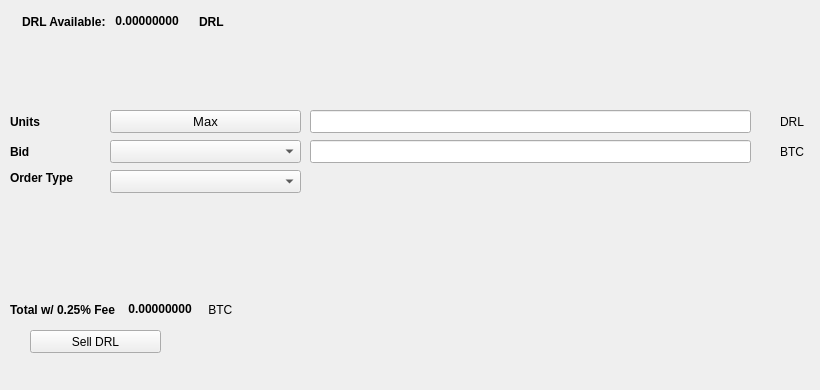
   <widget class="QWidget" name="SellTab">
    <attribute name="title">
     <string>Sell</string>
    </attribute>
    <widget class="QLabel" name="label_16">
     <property name="geometry">
      <rect>
       <x>780</x>
       <y>140</y>
       <width>31</width>
       <height>23</height>
      </rect>
     </property>
     <property name="text">
      <string>BTC</string>
     </property>
    </widget>
    <widget class="QComboBox" name="SellBidcomboBox">
     <property name="geometry">
      <rect>
       <x>110</x>
       <y>140</y>
       <width>191</width>
       <height>23</height>
      </rect>
     </property>
     <property name="font">
      <font>
       <pointsize>10</pointsize>
      </font>
     </property>
    </widget>
    <widget class="QLabel" name="label_18">
     <property name="geometry">
      <rect>
       <x>10</x>
       <y>110</y>
       <width>46</width>
       <height>23</height>
      </rect>
     </property>
     <property name="font">
      <font>
       <weight>75</weight>
       <bold>true</bold>
      </font>
     </property>
     <property name="text">
      <string>Units</string>
     </property>
    </widget>
    <widget class="QPushButton" name="Sell_Max_Amount">
     <property name="geometry">
      <rect>
       <x>110</x>
       <y>110</y>
       <width>191</width>
       <height>23</height>
      </rect>
     </property>
     <property name="font">
      <font>
       <pointsize>10</pointsize>
      </font>
     </property>
     <property name="text">
      <string>Max</string>
     </property>
    </widget>
    <widget class="QLabel" name="label_20">
     <property name="geometry">
      <rect>
       <x>10</x>
       <y>170</y>
       <width>91</width>
       <height>16</height>
      </rect>
     </property>
     <property name="font">
      <font>
       <weight>75</weight>
       <bold>true</bold>
      </font>
     </property>
     <property name="text">
      <string>Order Type</string>
     </property>
    </widget>
    <widget class="QComboBox" name="SellOrdertypeCombo">
     <property name="geometry">
      <rect>
       <x>110</x>
       <y>170</y>
       <width>191</width>
       <height>23</height>
      </rect>
     </property>
     <property name="font">
      <font>
       <pointsize>10</pointsize>
      </font>
     </property>
    </widget>
    <widget class="QLabel" name="label_21">
     <property name="geometry">
      <rect>
       <x>10</x>
       <y>140</y>
       <width>46</width>
       <height>23</height>
      </rect>
     </property>
     <property name="font">
      <font>
       <weight>75</weight>
       <bold>true</bold>
      </font>
     </property>
     <property name="text">
      <string>Bid</string>
     </property>
    </widget>
    <widget class="QLabel" name="label_22">
     <property name="geometry">
      <rect>
       <x>780</x>
       <y>110</y>
       <width>31</width>
       <height>23</height>
      </rect>
     </property>
     <property name="text">
      <string>DRL</string>
     </property>
    </widget>
    <widget class="QLineEdit" name="UnitsInputDRL">
     <property name="geometry">
      <rect>
       <x>310</x>
       <y>110</y>
       <width>441</width>
       <height>23</height>
      </rect>
     </property>
     <property name="font">
      <font>
       <pointsize>9</pointsize>
       <weight>75</weight>
       <bold>true</bold>
      </font>
     </property>
    </widget>
    <widget class="QLineEdit" name="SellBidPriceEdit">
     <property name="geometry">
      <rect>
       <x>310</x>
       <y>140</y>
       <width>441</width>
       <height>23</height>
      </rect>
     </property>
     <property name="font">
      <font>
       <pointsize>9</pointsize>
       <weight>75</weight>
       <bold>true</bold>
      </font>
     </property>
    </widget>
    <widget class="QPushButton" name="SellDRLBTN">
     <property name="geometry">
      <rect>
       <x>30</x>
       <y>330</y>
       <width>131</width>
       <height>23</height>
      </rect>
     </property>
     <property name="text">
      <string>Sell DRL</string>
     </property>
     <property name="icon">
      <iconset resource="../daral">
       <normaloff>:/icons/bitcoin</normaloff>:/icons/bitcoin</iconset>
     </property>
    </widget>
    <widget class="QWidget" name="layoutWidget3">
     <property name="geometry">
      <rect>
       <x>22</x>
       <y>12</y>
       <width>258</width>
       <height>19</height>
      </rect>
     </property>
     <layout class="QHBoxLayout" name="horizontalLayout">
      <item>
       <widget class="QLabel" name="label232_2">
        <property name="font">
         <font>
          <weight>75</weight>
          <bold>true</bold>
         </font>
        </property>
        <property name="text">
         <string>DRL Available:</string>
        </property>
       </widget>
      </item>
      <item>
       <widget class="QLabel" name="DRLAvailableLabel">
        <property name="palette">
         <palette>
          <active>
           <colorrole role="WindowText">
            <brush brushstyle="SolidPattern">
             <color alpha="255">
              <red>0</red>
              <green>0</green>
              <blue>0</blue>
             </color>
            </brush>
           </colorrole>
           <colorrole role="Button">
            <brush brushstyle="SolidPattern">
             <color alpha="255">
              <red>0</red>
              <green>170</green>
              <blue>0</blue>
             </color>
            </brush>
           </colorrole>
           <colorrole role="Light">
            <brush brushstyle="SolidPattern">
             <color alpha="255">
              <red>0</red>
              <green>255</green>
              <blue>0</blue>
             </color>
            </brush>
           </colorrole>
           <colorrole role="Midlight">
            <brush brushstyle="SolidPattern">
             <color alpha="255">
              <red>0</red>
              <green>212</green>
              <blue>0</blue>
             </color>
            </brush>
           </colorrole>
           <colorrole role="Dark">
            <brush brushstyle="SolidPattern">
             <color alpha="255">
              <red>0</red>
              <green>85</green>
              <blue>0</blue>
             </color>
            </brush>
           </colorrole>
           <colorrole role="Mid">
            <brush brushstyle="SolidPattern">
             <color alpha="255">
              <red>0</red>
              <green>113</green>
              <blue>0</blue>
             </color>
            </brush>
           </colorrole>
           <colorrole role="Text">
            <brush brushstyle="SolidPattern">
             <color alpha="255">
              <red>0</red>
              <green>170</green>
              <blue>0</blue>
             </color>
            </brush>
           </colorrole>
           <colorrole role="BrightText">
            <brush brushstyle="SolidPattern">
             <color alpha="255">
              <red>255</red>
              <green>255</green>
              <blue>255</blue>
             </color>
            </brush>
           </colorrole>
           <colorrole role="ButtonText">
            <brush brushstyle="SolidPattern">
             <color alpha="255">
              <red>0</red>
              <green>0</green>
              <blue>0</blue>
             </color>
            </brush>
           </colorrole>
           <colorrole role="Base">
            <brush brushstyle="SolidPattern">
             <color alpha="255">
              <red>255</red>
              <green>255</green>
              <blue>255</blue>
             </color>
            </brush>
           </colorrole>
           <colorrole role="Window">
            <brush brushstyle="SolidPattern">
             <color alpha="255">
              <red>0</red>
              <green>170</green>
              <blue>0</blue>
             </color>
            </brush>
           </colorrole>
           <colorrole role="Shadow">
            <brush brushstyle="SolidPattern">
             <color alpha="255">
              <red>0</red>
              <green>0</green>
              <blue>0</blue>
             </color>
            </brush>
           </colorrole>
           <colorrole role="AlternateBase">
            <brush brushstyle="SolidPattern">
             <color alpha="255">
              <red>127</red>
              <green>212</green>
              <blue>127</blue>
             </color>
            </brush>
           </colorrole>
           <colorrole role="ToolTipBase">
            <brush brushstyle="SolidPattern">
             <color alpha="255">
              <red>255</red>
              <green>255</green>
              <blue>220</blue>
             </color>
            </brush>
           </colorrole>
           <colorrole role="ToolTipText">
            <brush brushstyle="SolidPattern">
             <color alpha="255">
              <red>0</red>
              <green>0</green>
              <blue>0</blue>
             </color>
            </brush>
           </colorrole>
          </active>
          <inactive>
           <colorrole role="WindowText">
            <brush brushstyle="SolidPattern">
             <color alpha="255">
              <red>0</red>
              <green>0</green>
              <blue>0</blue>
             </color>
            </brush>
           </colorrole>
           <colorrole role="Button">
            <brush brushstyle="SolidPattern">
             <color alpha="255">
              <red>0</red>
              <green>170</green>
              <blue>0</blue>
             </color>
            </brush>
           </colorrole>
           <colorrole role="Light">
            <brush brushstyle="SolidPattern">
             <color alpha="255">
              <red>0</red>
              <green>255</green>
              <blue>0</blue>
             </color>
            </brush>
           </colorrole>
           <colorrole role="Midlight">
            <brush brushstyle="SolidPattern">
             <color alpha="255">
              <red>0</red>
              <green>212</green>
              <blue>0</blue>
             </color>
            </brush>
           </colorrole>
           <colorrole role="Dark">
            <brush brushstyle="SolidPattern">
             <color alpha="255">
              <red>0</red>
              <green>85</green>
              <blue>0</blue>
             </color>
            </brush>
           </colorrole>
           <colorrole role="Mid">
            <brush brushstyle="SolidPattern">
             <color alpha="255">
              <red>0</red>
              <green>113</green>
              <blue>0</blue>
             </color>
            </brush>
           </colorrole>
           <colorrole role="Text">
            <brush brushstyle="SolidPattern">
             <color alpha="255">
              <red>0</red>
              <green>170</green>
              <blue>0</blue>
             </color>
            </brush>
           </colorrole>
           <colorrole role="BrightText">
            <brush brushstyle="SolidPattern">
             <color alpha="255">
              <red>255</red>
              <green>255</green>
              <blue>255</blue>
             </color>
            </brush>
           </colorrole>
           <colorrole role="ButtonText">
            <brush brushstyle="SolidPattern">
             <color alpha="255">
              <red>0</red>
              <green>0</green>
              <blue>0</blue>
             </color>
            </brush>
           </colorrole>
           <colorrole role="Base">
            <brush brushstyle="SolidPattern">
             <color alpha="255">
              <red>255</red>
              <green>255</green>
              <blue>255</blue>
             </color>
            </brush>
           </colorrole>
           <colorrole role="Window">
            <brush brushstyle="SolidPattern">
             <color alpha="255">
              <red>0</red>
              <green>170</green>
              <blue>0</blue>
             </color>
            </brush>
           </colorrole>
           <colorrole role="Shadow">
            <brush brushstyle="SolidPattern">
             <color alpha="255">
              <red>0</red>
              <green>0</green>
              <blue>0</blue>
             </color>
            </brush>
           </colorrole>
           <colorrole role="AlternateBase">
            <brush brushstyle="SolidPattern">
             <color alpha="255">
              <red>127</red>
              <green>212</green>
              <blue>127</blue>
             </color>
            </brush>
           </colorrole>
           <colorrole role="ToolTipBase">
            <brush brushstyle="SolidPattern">
             <color alpha="255">
              <red>255</red>
              <green>255</green>
              <blue>220</blue>
             </color>
            </brush>
           </colorrole>
           <colorrole role="ToolTipText">
            <brush brushstyle="SolidPattern">
             <color alpha="255">
              <red>0</red>
              <green>0</green>
              <blue>0</blue>
             </color>
            </brush>
           </colorrole>
          </inactive>
          <disabled>
           <colorrole role="WindowText">
            <brush brushstyle="SolidPattern">
             <color alpha="255">
              <red>0</red>
              <green>85</green>
              <blue>0</blue>
             </color>
            </brush>
           </colorrole>
           <colorrole role="Button">
            <brush brushstyle="SolidPattern">
             <color alpha="255">
              <red>0</red>
              <green>170</green>
              <blue>0</blue>
             </color>
            </brush>
           </colorrole>
           <colorrole role="Light">
            <brush brushstyle="SolidPattern">
             <color alpha="255">
              <red>0</red>
              <green>255</green>
              <blue>0</blue>
             </color>
            </brush>
           </colorrole>
           <colorrole role="Midlight">
            <brush brushstyle="SolidPattern">
             <color alpha="255">
              <red>0</red>
              <green>212</green>
              <blue>0</blue>
             </color>
            </brush>
           </colorrole>
           <colorrole role="Dark">
            <brush brushstyle="SolidPattern">
             <color alpha="255">
              <red>0</red>
              <green>85</green>
              <blue>0</blue>
             </color>
            </brush>
           </colorrole>
           <colorrole role="Mid">
            <brush brushstyle="SolidPattern">
             <color alpha="255">
              <red>0</red>
              <green>113</green>
              <blue>0</blue>
             </color>
            </brush>
           </colorrole>
           <colorrole role="Text">
            <brush brushstyle="SolidPattern">
             <color alpha="255">
              <red>0</red>
              <green>85</green>
              <blue>0</blue>
             </color>
            </brush>
           </colorrole>
           <colorrole role="BrightText">
            <brush brushstyle="SolidPattern">
             <color alpha="255">
              <red>255</red>
              <green>255</green>
              <blue>255</blue>
             </color>
            </brush>
           </colorrole>
           <colorrole role="ButtonText">
            <brush brushstyle="SolidPattern">
             <color alpha="255">
              <red>0</red>
              <green>85</green>
              <blue>0</blue>
             </color>
            </brush>
           </colorrole>
           <colorrole role="Base">
            <brush brushstyle="SolidPattern">
             <color alpha="255">
              <red>0</red>
              <green>170</green>
              <blue>0</blue>
             </color>
            </brush>
           </colorrole>
           <colorrole role="Window">
            <brush brushstyle="SolidPattern">
             <color alpha="255">
              <red>0</red>
              <green>170</green>
              <blue>0</blue>
             </color>
            </brush>
           </colorrole>
           <colorrole role="Shadow">
            <brush brushstyle="SolidPattern">
             <color alpha="255">
              <red>0</red>
              <green>0</green>
              <blue>0</blue>
             </color>
            </brush>
           </colorrole>
           <colorrole role="AlternateBase">
            <brush brushstyle="SolidPattern">
             <color alpha="255">
              <red>0</red>
              <green>170</green>
              <blue>0</blue>
             </color>
            </brush>
           </colorrole>
           <colorrole role="ToolTipBase">
            <brush brushstyle="SolidPattern">
             <color alpha="255">
              <red>255</red>
              <green>255</green>
              <blue>220</blue>
             </color>
            </brush>
           </colorrole>
           <colorrole role="ToolTipText">
            <brush brushstyle="SolidPattern">
             <color alpha="255">
              <red>0</red>
              <green>0</green>
              <blue>0</blue>
             </color>
            </brush>
           </colorrole>
          </disabled>
         </palette>
        </property>
        <property name="font">
         <font>
          <weight>75</weight>
          <bold>true</bold>
         </font>
        </property>
        <property name="text">
         <string> 0.00000000 </string>
        </property>
        <property name="textInteractionFlags">
         <set>Qt::LinksAccessibleByMouse|Qt::TextSelectableByKeyboard|Qt::TextSelectableByMouse</set>
        </property>
       </widget>
      </item>
      <item>
       <widget class="QLabel" name="labelDRL">
        <property name="font">
         <font>
          <weight>75</weight>
          <bold>true</bold>
         </font>
        </property>
        <property name="text">
         <string>DRL</string>
        </property>
       </widget>
      </item>
     </layout>
    </widget>
    <widget class="QWidget" name="layoutWidget">
     <property name="geometry">
      <rect>
       <x>10</x>
       <y>300</y>
       <width>268</width>
       <height>19</height>
      </rect>
     </property>
     <layout class="QHBoxLayout" name="horizontalLayout_2">
      <item>
       <widget class="QLabel" name="label_19">
        <property name="font">
         <font>
          <weight>75</weight>
          <bold>true</bold>
         </font>
        </property>
        <property name="text">
         <string>Total w/ 0.25% Fee </string>
        </property>
       </widget>
      </item>
      <item>
       <widget class="QLabel" name="SellCostLabel">
        <property name="palette">
         <palette>
          <active>
           <colorrole role="WindowText">
            <brush brushstyle="SolidPattern">
             <color alpha="255">
              <red>0</red>
              <green>0</green>
              <blue>0</blue>
             </color>
            </brush>
           </colorrole>
           <colorrole role="Button">
            <brush brushstyle="SolidPattern">
             <color alpha="255">
              <red>0</red>
              <green>170</green>
              <blue>0</blue>
             </color>
            </brush>
           </colorrole>
           <colorrole role="Light">
            <brush brushstyle="SolidPattern">
             <color alpha="255">
              <red>0</red>
              <green>255</green>
              <blue>0</blue>
             </color>
            </brush>
           </colorrole>
           <colorrole role="Midlight">
            <brush brushstyle="SolidPattern">
             <color alpha="255">
              <red>0</red>
              <green>212</green>
              <blue>0</blue>
             </color>
            </brush>
           </colorrole>
           <colorrole role="Dark">
            <brush brushstyle="SolidPattern">
             <color alpha="255">
              <red>0</red>
              <green>85</green>
              <blue>0</blue>
             </color>
            </brush>
           </colorrole>
           <colorrole role="Mid">
            <brush brushstyle="SolidPattern">
             <color alpha="255">
              <red>0</red>
              <green>113</green>
              <blue>0</blue>
             </color>
            </brush>
           </colorrole>
           <colorrole role="Text">
            <brush brushstyle="SolidPattern">
             <color alpha="255">
              <red>0</red>
              <green>170</green>
              <blue>0</blue>
             </color>
            </brush>
           </colorrole>
           <colorrole role="BrightText">
            <brush brushstyle="SolidPattern">
             <color alpha="255">
              <red>255</red>
              <green>255</green>
              <blue>255</blue>
             </color>
            </brush>
           </colorrole>
           <colorrole role="ButtonText">
            <brush brushstyle="SolidPattern">
             <color alpha="255">
              <red>0</red>
              <green>0</green>
              <blue>0</blue>
             </color>
            </brush>
           </colorrole>
           <colorrole role="Base">
            <brush brushstyle="SolidPattern">
             <color alpha="255">
              <red>255</red>
              <green>255</green>
              <blue>255</blue>
             </color>
            </brush>
           </colorrole>
           <colorrole role="Window">
            <brush brushstyle="SolidPattern">
             <color alpha="255">
              <red>0</red>
              <green>170</green>
              <blue>0</blue>
             </color>
            </brush>
           </colorrole>
           <colorrole role="Shadow">
            <brush brushstyle="SolidPattern">
             <color alpha="255">
              <red>0</red>
              <green>0</green>
              <blue>0</blue>
             </color>
            </brush>
           </colorrole>
           <colorrole role="AlternateBase">
            <brush brushstyle="SolidPattern">
             <color alpha="255">
              <red>127</red>
              <green>212</green>
              <blue>127</blue>
             </color>
            </brush>
           </colorrole>
           <colorrole role="ToolTipBase">
            <brush brushstyle="SolidPattern">
             <color alpha="255">
              <red>255</red>
              <green>255</green>
              <blue>220</blue>
             </color>
            </brush>
           </colorrole>
           <colorrole role="ToolTipText">
            <brush brushstyle="SolidPattern">
             <color alpha="255">
              <red>0</red>
              <green>0</green>
              <blue>0</blue>
             </color>
            </brush>
           </colorrole>
          </active>
          <inactive>
           <colorrole role="WindowText">
            <brush brushstyle="SolidPattern">
             <color alpha="255">
              <red>0</red>
              <green>0</green>
              <blue>0</blue>
             </color>
            </brush>
           </colorrole>
           <colorrole role="Button">
            <brush brushstyle="SolidPattern">
             <color alpha="255">
              <red>0</red>
              <green>170</green>
              <blue>0</blue>
             </color>
            </brush>
           </colorrole>
           <colorrole role="Light">
            <brush brushstyle="SolidPattern">
             <color alpha="255">
              <red>0</red>
              <green>255</green>
              <blue>0</blue>
             </color>
            </brush>
           </colorrole>
           <colorrole role="Midlight">
            <brush brushstyle="SolidPattern">
             <color alpha="255">
              <red>0</red>
              <green>212</green>
              <blue>0</blue>
             </color>
            </brush>
           </colorrole>
           <colorrole role="Dark">
            <brush brushstyle="SolidPattern">
             <color alpha="255">
              <red>0</red>
              <green>85</green>
              <blue>0</blue>
             </color>
            </brush>
           </colorrole>
           <colorrole role="Mid">
            <brush brushstyle="SolidPattern">
             <color alpha="255">
              <red>0</red>
              <green>113</green>
              <blue>0</blue>
             </color>
            </brush>
           </colorrole>
           <colorrole role="Text">
            <brush brushstyle="SolidPattern">
             <color alpha="255">
              <red>0</red>
              <green>170</green>
              <blue>0</blue>
             </color>
            </brush>
           </colorrole>
           <colorrole role="BrightText">
            <brush brushstyle="SolidPattern">
             <color alpha="255">
              <red>255</red>
              <green>255</green>
              <blue>255</blue>
             </color>
            </brush>
           </colorrole>
           <colorrole role="ButtonText">
            <brush brushstyle="SolidPattern">
             <color alpha="255">
              <red>0</red>
              <green>0</green>
              <blue>0</blue>
             </color>
            </brush>
           </colorrole>
           <colorrole role="Base">
            <brush brushstyle="SolidPattern">
             <color alpha="255">
              <red>255</red>
              <green>255</green>
              <blue>255</blue>
             </color>
            </brush>
           </colorrole>
           <colorrole role="Window">
            <brush brushstyle="SolidPattern">
             <color alpha="255">
              <red>0</red>
              <green>170</green>
              <blue>0</blue>
             </color>
            </brush>
           </colorrole>
           <colorrole role="Shadow">
            <brush brushstyle="SolidPattern">
             <color alpha="255">
              <red>0</red>
              <green>0</green>
              <blue>0</blue>
             </color>
            </brush>
           </colorrole>
           <colorrole role="AlternateBase">
            <brush brushstyle="SolidPattern">
             <color alpha="255">
              <red>127</red>
              <green>212</green>
              <blue>127</blue>
             </color>
            </brush>
           </colorrole>
           <colorrole role="ToolTipBase">
            <brush brushstyle="SolidPattern">
             <color alpha="255">
              <red>255</red>
              <green>255</green>
              <blue>220</blue>
             </color>
            </brush>
           </colorrole>
           <colorrole role="ToolTipText">
            <brush brushstyle="SolidPattern">
             <color alpha="255">
              <red>0</red>
              <green>0</green>
              <blue>0</blue>
             </color>
            </brush>
           </colorrole>
          </inactive>
          <disabled>
           <colorrole role="WindowText">
            <brush brushstyle="SolidPattern">
             <color alpha="255">
              <red>0</red>
              <green>85</green>
              <blue>0</blue>
             </color>
            </brush>
           </colorrole>
           <colorrole role="Button">
            <brush brushstyle="SolidPattern">
             <color alpha="255">
              <red>0</red>
              <green>170</green>
              <blue>0</blue>
             </color>
            </brush>
           </colorrole>
           <colorrole role="Light">
            <brush brushstyle="SolidPattern">
             <color alpha="255">
              <red>0</red>
              <green>255</green>
              <blue>0</blue>
             </color>
            </brush>
           </colorrole>
           <colorrole role="Midlight">
            <brush brushstyle="SolidPattern">
             <color alpha="255">
              <red>0</red>
              <green>212</green>
              <blue>0</blue>
             </color>
            </brush>
           </colorrole>
           <colorrole role="Dark">
            <brush brushstyle="SolidPattern">
             <color alpha="255">
              <red>0</red>
              <green>85</green>
              <blue>0</blue>
             </color>
            </brush>
           </colorrole>
           <colorrole role="Mid">
            <brush brushstyle="SolidPattern">
             <color alpha="255">
              <red>0</red>
              <green>113</green>
              <blue>0</blue>
             </color>
            </brush>
           </colorrole>
           <colorrole role="Text">
            <brush brushstyle="SolidPattern">
             <color alpha="255">
              <red>0</red>
              <green>85</green>
              <blue>0</blue>
             </color>
            </brush>
           </colorrole>
           <colorrole role="BrightText">
            <brush brushstyle="SolidPattern">
             <color alpha="255">
              <red>255</red>
              <green>255</green>
              <blue>255</blue>
             </color>
            </brush>
           </colorrole>
           <colorrole role="ButtonText">
            <brush brushstyle="SolidPattern">
             <color alpha="255">
              <red>0</red>
              <green>85</green>
              <blue>0</blue>
             </color>
            </brush>
           </colorrole>
           <colorrole role="Base">
            <brush brushstyle="SolidPattern">
             <color alpha="255">
              <red>0</red>
              <green>170</green>
              <blue>0</blue>
             </color>
            </brush>
           </colorrole>
           <colorrole role="Window">
            <brush brushstyle="SolidPattern">
             <color alpha="255">
              <red>0</red>
              <green>170</green>
              <blue>0</blue>
             </color>
            </brush>
           </colorrole>
           <colorrole role="Shadow">
            <brush brushstyle="SolidPattern">
             <color alpha="255">
              <red>0</red>
              <green>0</green>
              <blue>0</blue>
             </color>
            </brush>
           </colorrole>
           <colorrole role="AlternateBase">
            <brush brushstyle="SolidPattern">
             <color alpha="255">
              <red>0</red>
              <green>170</green>
              <blue>0</blue>
             </color>
            </brush>
           </colorrole>
           <colorrole role="ToolTipBase">
            <brush brushstyle="SolidPattern">
             <color alpha="255">
              <red>255</red>
              <green>255</green>
              <blue>220</blue>
             </color>
            </brush>
           </colorrole>
           <colorrole role="ToolTipText">
            <brush brushstyle="SolidPattern">
             <color alpha="255">
              <red>0</red>
              <green>0</green>
              <blue>0</blue>
             </color>
            </brush>
           </colorrole>
          </disabled>
         </palette>
        </property>
        <property name="font">
         <font>
          <weight>75</weight>
          <bold>true</bold>
         </font>
        </property>
        <property name="autoFillBackground">
         <bool>false</bool>
        </property>
        <property name="text">
         <string> 0.00000000</string>
        </property>
        <property name="textInteractionFlags">
         <set>Qt::LinksAccessibleByMouse|Qt::TextSelectableByMouse</set>
        </property>
       </widget>
      </item>
      <item>
       <widget class="QLabel" name="label_17">
        <property name="font">
         <font>
          <weight>50</weight>
          <bold>false</bold>
         </font>
        </property>
        <property name="text">
         <string> BTC</string>
        </property>
       </widget>
      </item>
     </layout>
    </widget>
    <widget class="QLabel" name="label_23">
     <property name="geometry">
      <rect>
       <x>460</x>
       <y>300</y>
       <width>281</width>
       <height>81</height>
      </rect>
     </property>
     <property name="text">
      <string/>
     </property>
     <property name="pixmap">
      <pixmap>:/images/bittrex</pixmap>
     </property>
    </widget>
   </widget>
